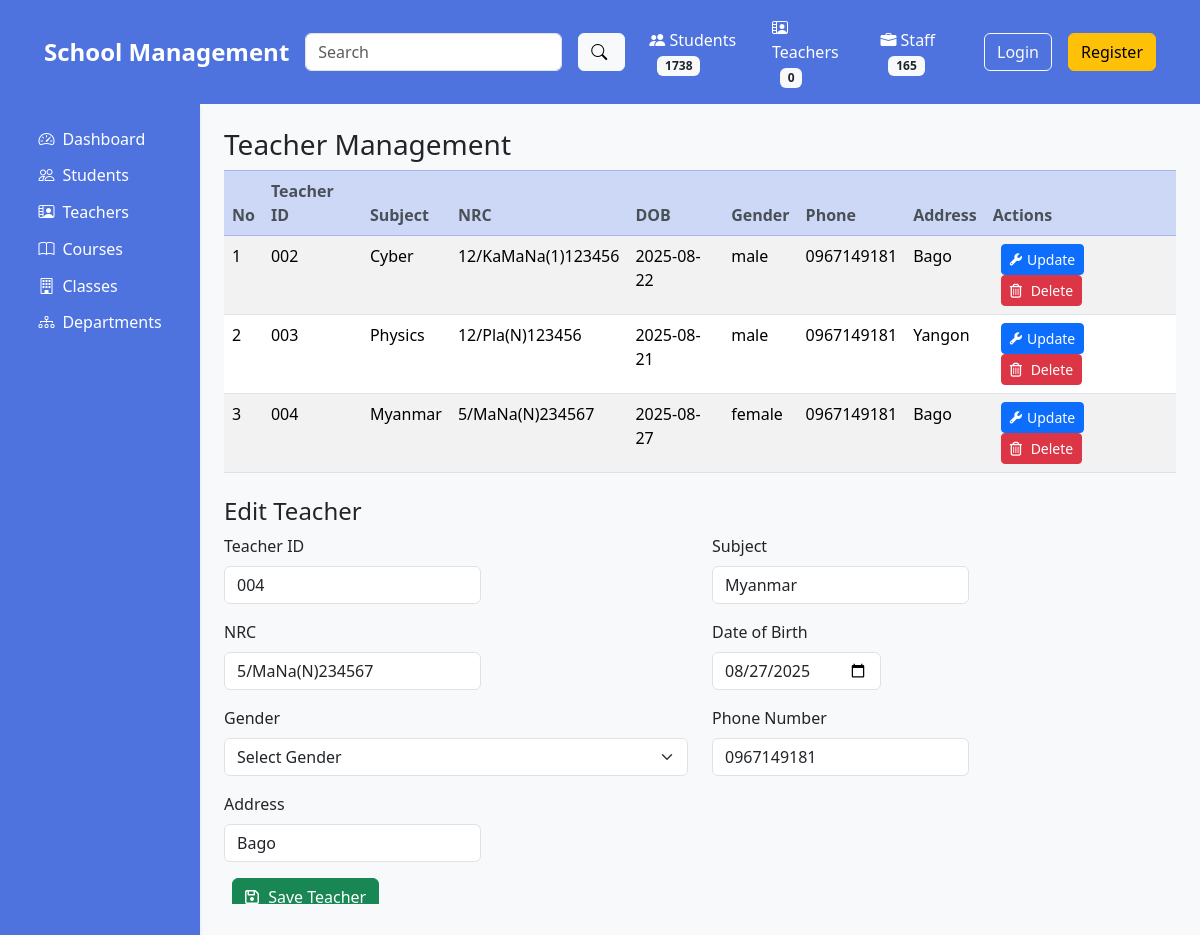
Screenshot of /teacher.php?edit=4 with the database file from the repository.
### tables this page shows
CREATE TABLE `teachers` (
  `id` int(11) NOT NULL,
  `user_id` int(11) NOT NULL,
  `teacher_id` varchar(50) NOT NULL,
  `subject` varchar(100) DEFAULT NULL,
  `nrc` varchar(50) DEFAULT NULL,
  `date_of_birth` date DEFAULT NULL,
  `gender` enum('male','female') DEFAULT NULL,
  `address` varchar(255) DEFAULT NULL,
  `phone_number` varchar(20) DEFAULT NULL
);

### src/teacher.php (the view, shortened to what this page needs)
<?php
require_once('../db/connection.php');
$stmt = $pdo->query("SELECT * FROM teachers ORDER BY id ASC");
$teachers = $stmt->fetchAll();
?>
<!DOCTYPE html>
<html lang="en">
<head>
<link href="https://cdn.jsdelivr.net/npm/bootstrap@5.3.2/dist/css/bootstrap.min.css" rel="stylesheet">
<link href="https://cdn.jsdelivr.net/npm/bootstrap-icons@1.11.1/font/bootstrap-icons.css" rel="stylesheet">
<link rel="stylesheet" href="https://cdnjs.cloudflare.com/ajax/libs/font-awesome/6.5.0/css/all.min.css" />
</head>
<body class="bg-light">
<?php include 'navbar.php'; ?>
<?php include 'sidebar.php'; ?>
<div class="container-fluid">
    <div class="row">
        <div class="col-md-10 offset-md-2 p-4 main-content">
            <h3 id="teacherTable">Teacher Management</h3>
            <table class="table table-striped">
                <thead>
                    <tr>
                        <th>No</th>
                        <th>Teacher ID</th>
                        <th>Subject</th>
                        <th>NRC</th>
                        <th>DOB</th>
                        <th>Gender</th>
                        <th>Phone</th>
                        <th>Address</th>
                        <th>Actions</th>
                    </tr>
                </thead>
                <tbody>
                    <?php foreach ($teachers as $index => $teacher): ?>
                    <tr>
                        <td><?= $index+1 ?></td>
                        <td><?= htmlspecialchars($teacher['teacher_id']) ?></td>
                        <td><?= htmlspecialchars($teacher['subject']) ?></td>
                        <td><?= htmlspecialchars($teacher['nrc']) ?></td>
                        <td><?= htmlspecialchars($teacher['date_of_birth']) ?></td>
                        <td><?= htmlspecialchars($teacher['gender']) ?></td>
                        <td><?= htmlspecialchars($teacher['phone_number']) ?></td>
                        <td><?= htmlspecialchars($teacher['address']) ?></td>
                        <td>
                            <a href="?edit=<?= $teacher['id'] ?>#teacherForm" class="btn btn-sm btn-primary">
                                <i class="fa-solid fa-wrench fa-sm"></i>Update
                            </a>
                            <a href="?delete=<?= $teacher['id'] ?>" onclick="return confirm('Are you sure?')" class="btn btn-sm btn-danger">
                                <i class="far fa-trash-alt"></i> Delete
                            </a>
                        </td>
                    </tr>
                    <?php endforeach; ?>
                </tbody>
            </table>
            <div class="mt-4" id="teacherForm">
                <h4><?= isset($_GET['edit']) ? 'Edit' : 'Add' ?> Teacher</h4>
                <?php
                $editTeacher = null;
                if(isset($_GET['edit'])){
                    $stmt = $pdo->prepare("SELECT * FROM teachers WHERE id=?");
                    $stmt->execute([$_GET['edit']]);
                    $editTeacher = $stmt->fetch();
                }
                ?>
                <form method="post">
                    <div class="row mb-3">
                        <div class="col-md-6">
                            <label class="form-label">Teacher ID</label>
                            <input type="text" name="teacher_id" class="form-control" value="<?= $editTeacher['teacher_id'] ?? '' ?>" required>
                        </div>
                        <div class="col-md-6">
                            <label class="form-label">Subject</label>
                            <input type="text" name="subject" class="form-control" value="<?= $editTeacher['subject'] ?? '' ?>" required>
                        </div>
                    </div>
                    <div class="row mb-3">
                        <div class="col-md-6">
                            <label class="form-label">NRC</label>
                            <input type="text" name="nrc" class="form-control" value="<?= $editTeacher['nrc'] ?? '' ?>" required>
                        </div>
                        <div class="col-md-6">
                            <label class="form-label">Date of Birth</label>
                            <input type="date" name="date_of_birth" class="form-control" value="<?= $editTeacher['date_of_birth'] ?? '' ?>" required>
                        </div>
                    </div>
                    <div class="row mb-3">
                        <div class="col-md-6">
                            <label class="form-label">Gender</label>
                            <select name="gender" class="form-select" required>
                                <option value="">Select Gender</option>
                            </select>
                        </div>
                        <div class="col-md-6">
                            <label class="form-label">Phone Number</label>
                            <input type="text" name="phone_number" class="form-control" value="<?= $editTeacher['phone_number'] ?? '' ?>" required>
                        </div>
                    </div>
                    <div class="mb-3">
                        <label class="form-label">Address</label>
                        <input type="text" name="address" class="form-control" value="<?= $editTeacher['address'] ?? '' ?>" required>
                    </div>
                    <button type="submit" class="btn btn-success">
                        <i class="far fa-save"></i> Save Teacher
                    </button>
                </form>
            </div>
        </div>
    </div>
</div>
</body>
</html>

### src/teacher.php (style rules this page uses)
.form-control { width: auto; }
.btn { margin-left: 0.5rem; }
.btn i { margin-right: 5px; }
.bg-light { background-color: #f8f9fa !important; }
.table-striped > tbody > tr:nth-of-type(odd) { --bs-table-accent-bg: #f2f2f2; }
.table thead th { background-color: #cdd8f6; color: #495057; border-top: 1px solid #e3e6f0; border-color: #a3b6ee; }
.main-content { overflow-y: auto; height: 100vh; }

### rows the page displays
teachers: teacher "002", subject "Cyber", nrc "12/KaMaNa(1)123456", date_of_birth "2025-08-22", gender "male", phone_number "0967149181", address "Bago"
teachers: teacher "003", subject "Physics", nrc "12/Pla(N)123456", date_of_birth "2025-08-21", gender "male", phone_number "0967149181", address "Yangon"
teachers: teacher "004", subject "Myanmar", nrc "5/MaNa(N)234567", date_of_birth "2025-08-27", gender "female", phone_number "0967149181", address "Bago", teacher_id "004", date_of_birth "08/27/2025"
